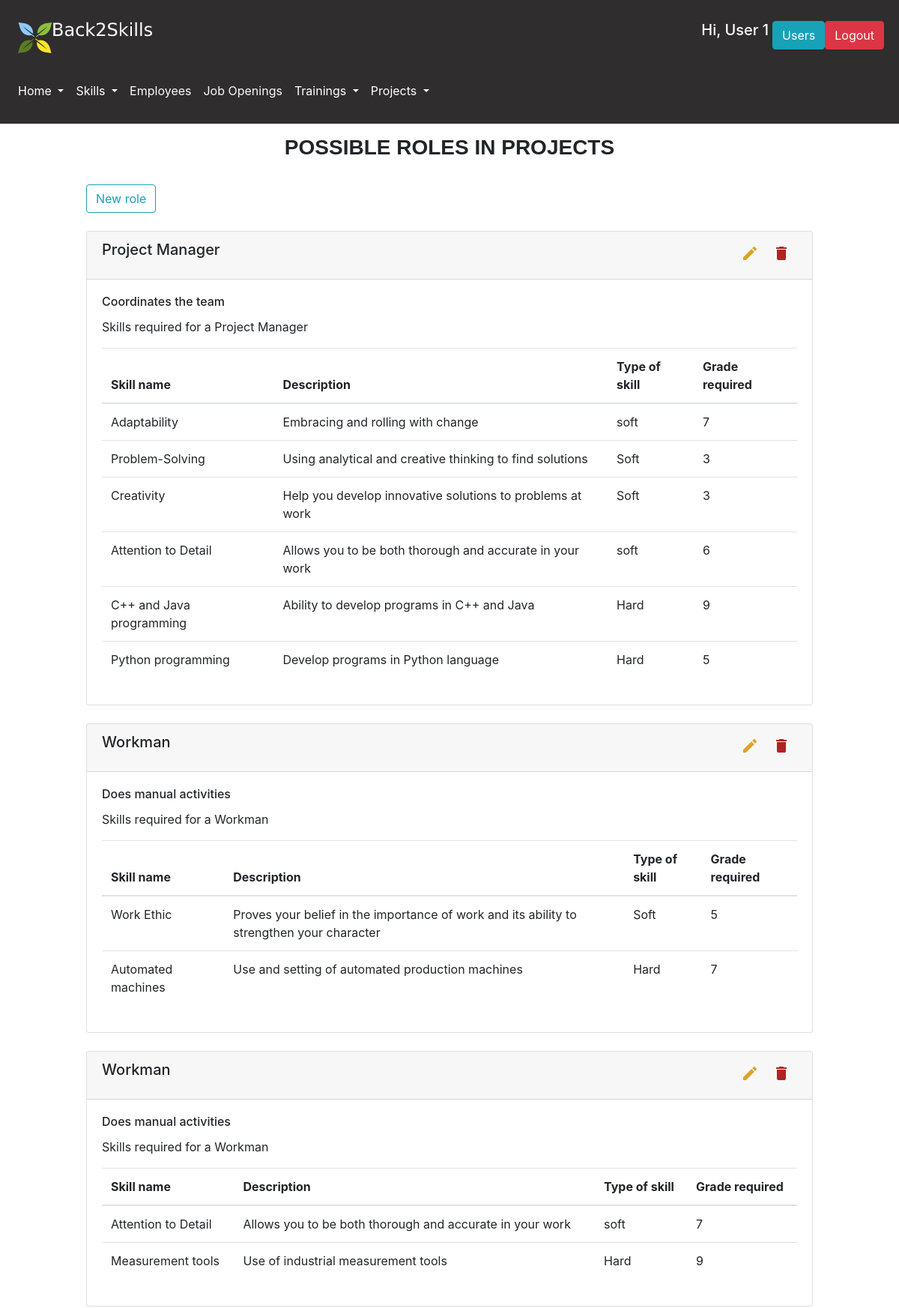
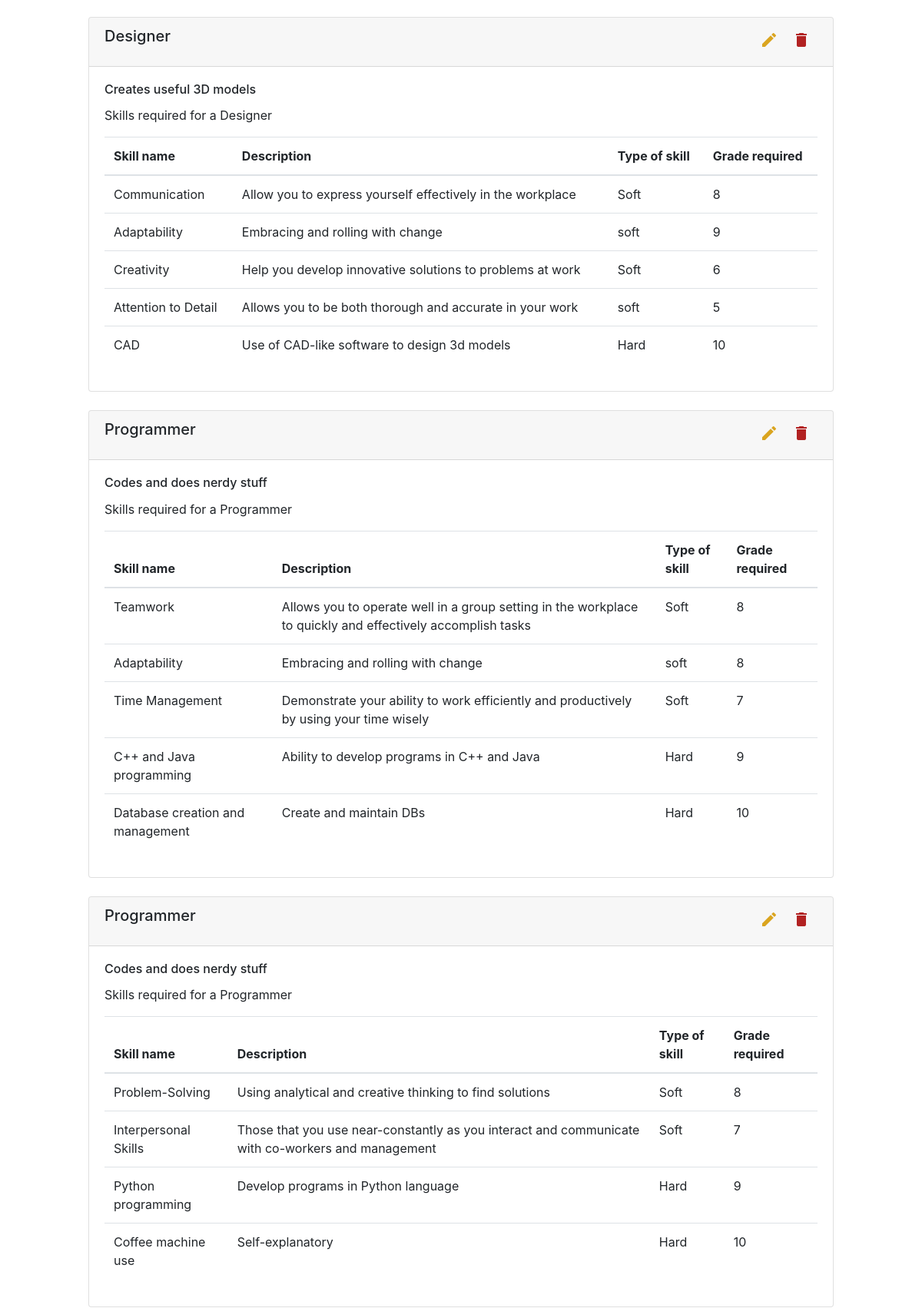
/roles (signed in, upper part), run on the app's committed database (2 pictures, top to bottom).
### database.py (models this page shows, shortened)
class User(db.Model):
    __tablename__ = 'user'
    id = db.Column(db.Integer, primary_key=True)
    name = db.Column(db.String)
    surname = db.Column(db.String)
    email = db.Column(db.String, nullable=False, unique=True)
    password = db.Column(db.String, nullable=False)
    admin = db.Column(db.Boolean)
    project = db.Column(db.Integer, db.ForeignKey('project.id'))
    @property
    def is_authenticated(self):
        return True

class Role_in_project(db.Model):
    __tablename__ = 'role_in_project'
    id = db.Column(db.Integer, primary_key=True)
    name = db.Column(db.String)
    description = db.Column(db.String)
    project = db.relationship("Project", secondary="project_role")
    skill = db.relationship("Skill", secondary="role_in_project_skill")
    def get_skills_required(self):
        skills = get_skills_required_by_role_in_project(self.id)
        grades=[]
        for s in skills:
            grades.append(get_grade_of_skill_required_by_role_in_project(self.id, s.id))
        return skills,grades

class Skill(db.Model):
    __tablename__ = 'skill'
    id = db.Column(db.Integer, primary_key=True)
    name = db.Column(db.String)
    description = db.Column(db.String)
    type = db.Column(db.String) #HAS TO BE "Soft" OR "Hard", no other options
    employee = db.relationship("Employee", secondary="employee_skill")
    training = db.relationship("Training", secondary="training_skill")
    role_in_project = db.relationship('Role_in_project', secondary="role_in_project_skill")
    role = db.relationship("Role", secondary="role_skill")

### app.py (the view, shortened to what this page needs)
@app.route('/roles', methods=['GET', 'POST'])
@login_required
def roles():
    roles = get_roles_in_projects()
    skills = get_skills()
    return render_template('roles.html', roles=roles, all_skills=skills)

### app.py (called while the page is built)
@app.after_request
def add_header(r):
    r.headers["Cache-Control"] = "no-cache, no-store, must-revalidate"
    r.headers["Pragma"] = "no-cache"
    r.headers["Expires"] = "0"
    r.headers['Cache-Control'] = 'public, max-age=0'
    return r

@login_manager.user_loader
def load_user(user_id):
    return get_user_by_id(user_id)

### database.py (called while the page is built)
def get_user_by_id(user_id):
    return User.query.filter(User.id==user_id).first()

def get_skills():
    skills=Skill.query.all()
    skills.sort(key=lambda x: x.name)
    return skills

def get_roles_in_projects():
    roles=Role_in_project.query.all()
    roles.sort(key=lambda x: x.id)
    return roles

def get_skills_required_by_role_in_project(role_id):
    role = Role_in_project.query.filter(Role_in_project.id == role_id).first()
    skills=role.skill
    return skills

def get_grade_of_skill_required_by_role_in_project(role_id, skill_id):
    link=Role_in_project_Skill.query.filter(Role_in_project_Skill.role_id==role_id, Role_in_project_Skill.skill_id==skill_id).first()
    grade=0
    if link:
        grade=link.grade_required
    return grade

### templates/roles.html (shortened to what this page needs)
{% extends "layout.html" %}
{% block pageContent %}
    <div class="row">
    <div class="col-md-1"></div>
    <div class="col-md-10">
    <h3 class="section-title">Possible roles in projects</h3>
    <br/>
    {% if current_user.is_authenticated and current_user.admin %}
        <button type="button" class="btn btn-outline-info" data-toggle="modal" data-target="#newRoleModal">
          New role
        </button>
        <br/>
    {% endif %}
    <br/>
    <div class="table-responsive">
        {% for role in roles %}
            <div class="card">
                <div class="card-header">
                    <h5 style="display: inline-block">{{ role.name }}</h5>
                    {% if current_user.is_authenticated and current_user.admin %}
                        <div class="btn-group float-right">
                            <a class="btn btn-default btn-sm" href="/edit_role/{{ role.id }}">
                              <i class="material-icons" style="color: goldenrod">edit</i>
                            </a>
                            <form action="{{ url_for('roles') }}" method="POST" onsubmit="return confirm('Do you really want to delete this role? Mind that deleting it you will also delete the associations inside the projects involving this role');">
                                <button type="submit" class="btn btn-default btn-sm" >
                                  <i class="material-icons" style="color: #b22222">delete</i>
                                </button>
                            </form>
                        </div>
                    {% endif %}
                </div>
                <div class="card-body">
                    <h6 class="card-title">{{ role.description }}</h6>
                    {% set skills, grades = role.get_skills_required() %}
                    <p class="card-text">Skills required for a {{ role.name }}</p>
                    <table class="table table-hover">
                        <thead>
                            <tr>
                                <th scope="col">Skill name</th>
                                <th scope="col">Description</th>
                                <th scope="col">Type of skill</th>
                                <th scope="col">Grade required</th>
                            </tr>
                        </thead>
                        <tbody>
                            {% for s in skills %}
                                <tr>
                                    <td>{{ s.name }}</td>
                                    <td>{{ s.description }}</td>
                                    <td>{{ s.type }}</td>
                                    <td>{{ grades[loop.index - 1] }}</td>
                                </tr>
                            {% endfor %}
                        </tbody>
                    </table>
                </div>
            </div>
            <br/>
        {% endfor %}
    </div>
    </div>
    <div class="col-md-1"></div>
    </div>
{% endblock %}

### templates/layout.html (shortened to what this page needs)
<!DOCTYPE html>
<html lang="en">
<head>
    <link rel="stylesheet" href="{{ url_for('static',filename='css/bootstrap.css') }}" >
    <link rel="stylesheet" href="{{ url_for('static',filename='css/bootstrap-override.css') }}" >
</head>
<body>
<header>
    <nav class="navbar navbar-expand-lg navbar-light light-dark" id="loginNavbar">
        <a class="navbar-brand" href="/home"><img src="/static/images/Logosmallwhite.png" alt=""></a>
        {% if current_user.is_authenticated%}
            <div class="btn-group ml-auto mr-1">
                <h5 style="color: white; margin-right: 5px;">Hi, {{ current_user.name }}</h5>
                {% if current_user.admin %}
                    <a href="/users"><button class="btn btn-info">Users</button></a>
                {% else %}
                    {% if current_user.project %}
                        <a href="/project/{{ current_user.project }}"><button class="btn btn-info">Your project</button></a>
                    {% endif %}
                {% endif %}
                <form action="/logout" method="POST">
                    <button type="submit" class="btn btn-danger">Logout</button>
                </form>
            </div>
        {% else %}
            <a href="/login" class="btn btn-info ml-auto mr-1" role="button">Login</a>
        {% endif %}
    </nav>
    <nav class="navbar navbar-expand-lg navbar-light text-white light-dark" id="menuNavbar">
        <div class="collapse navbar-collapse" id="navbarSupportedContent">
            <ul class="navbar-nav mr-auto">
                <li class="nav-item dropdown ">
                    <a class="nav-link dropdown-toggle text-white" href="#" id="homepageDropdown" role="button" data-toggle="dropdown" aria-haspopup="true" aria-expanded="false">
                        Home
                    </a>
                </li>
                <li class="nav-item dropdown">
                    <a class="nav-link dropdown-toggle text-white" href="/skills" id="skillsDropdown" role="button" data-toggle="dropdown" aria-haspopup="true" aria-expanded="false">
                        Skills
                    </a>
                </li>
                <li class="nav-item">
                    <a class="nav-link" href="/employees" id="employeesButton" role="button" aria-haspopup="true" aria-expanded="false" >
                        <p class="text-light"> Employees</p>
                    </a>
                </li>
                <li class="nav-item">
                    <a class="nav-link" href="/jobs" id="jobsButton" role="button" aria-haspopup="true" aria-expanded="false">
                        <p class="text-light">Job Openings</p>
                    </a>
                </li>
                <li class="nav-item dropdown">
                    <a class="nav-link dropdown-toggle text-white" href="#" id="trainingsDropdown" role="button" data-toggle="dropdown" aria-haspopup="true" aria-expanded="false">
                        Trainings
                    </a>
                </li>
                <li class="nav-item dropdown">
                    <a class="nav-link dropdown-toggle text-white" href="#" id="projectsDropdown" role="button" data-toggle="dropdown" aria-haspopup="true" aria-expanded="false">
                        Projects
                    </a>
                </li>
            </ul>
        </div>
    </nav>
</header>
<main role="main" id="main-container">
    {% block pageContent %}
    {% endblock %}
</main>
            <link rel="stylesheet" href="https://cdnjs.cloudflare.com/ajax/libs/font-awesome/4.7.0/css/font-awesome.min.css">
</body>
</html>

### data on the page
User: name "User 1"
Role_in_project: name "Project Manager", description "Coordinates the team"
Skill: name "Adaptability", description "Embracing and rolling with change", type "soft", grades "7", grades "9", grades "8"
Skill: name "Problem-Solving", description "Using analytical and creative thinking to find solutions", type "Soft", grades "3", grades "8"
Skill: name "Creativity", description "Help you develop innovative solutions to problems at work", type "Soft", grades "3", grades "6"
Skill: name "Attention to Detail", description "Allows you to be both thorough and accurate in your work", type "soft", grades "6", grades "7", grades "5"
Skill: name "C++ and Java programming", description "Ability to develop programs in C++ and Java", type "Hard", grades "9"
Skill: name "Python programming", description "Develop programs in Python language", type "Hard", grades "5", grades "9"
Role_in_project: name "Workman", description "Does manual activities"
Skill: name "Work Ethic", description "Proves your belief in the importance of work and its ability to strengthen your character", type "Soft", grades "5"
Skill: name "Automated machines", description "Use and setting of automated production machines", type "Hard", grades "7"
Role_in_project: name "Workman", description "Does manual activities"
Skill: name "Measurement tools", description "Use of industrial measurement tools", type "Hard", grades "9"
Role_in_project: name "Designer", description "Creates useful 3D models"
Skill: name "Communication", description "Allow you to express yourself effectively in the workplace", type "Soft", grades "8"
Skill: name "CAD", description "Use of CAD-like software to design 3d models", type "Hard", grades "10"
Role_in_project: name "Programmer", description "Codes and does nerdy stuff"
Skill: name "Teamwork", description "Allows you to operate well in a group setting in the workplace to quickly and effectively accomplish tasks", type "Soft", grades "8"
Skill: name "Time Management", description "Demonstrate your ability to work efficiently and productively by using your time wisely", type "Soft", grades "7"
Skill: name "Database creation and management", description "Create and maintain DBs", type "Hard", grades "10"
Role_in_project: name "Programmer", description "Codes and does nerdy stuff"
Skill: name "Interpersonal Skills", description "Those that you use near-constantly as you interact and communicate with co-workers and management", type "Soft", id "7"
Skill: name "Coffee machine use", description "Self-explanatory", type "Hard", grades "10"
